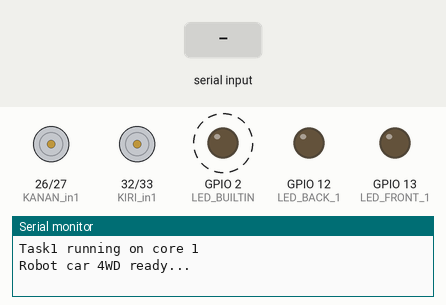
Bench run of a program on a simulated ESP32. Parts: motor-driver pin pairs drawn as motors (green arrow = first pin HIGH = forward, orange = second pin HIGH = backward, longer = more drive, scaled by the enable pin), output pins drawn as LEDs (lit = HIGH), the last lines printed to the serial monitor. Dashed ring = blinking. Inputs (shaded band) come from the test bench. Nothing arrives over Bluetooth unless stated.

Above: at 1.7 s.
1.8 s: "F" received over the second serial link
At 2.4 s:
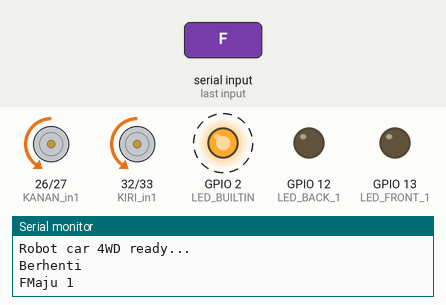
4.8 s: "B" received over the second serial link
At 5.4 s:
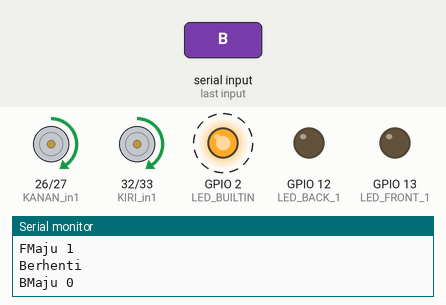
7.8 s: "R" received over the second serial link
At 8.4 s:
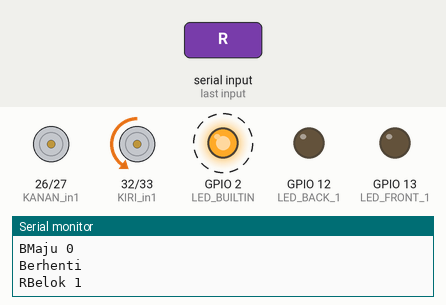
10.8 s: "L" received over the second serial link
At 11.3 s:
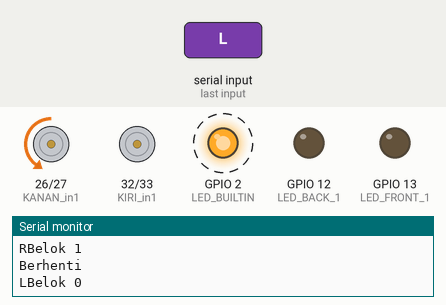
13.8 s: "I" received over the second serial link
At 14.4 s:
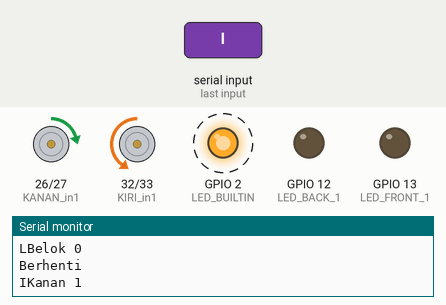
16.8 s: "G" received over the second serial link
At 17.4 s:
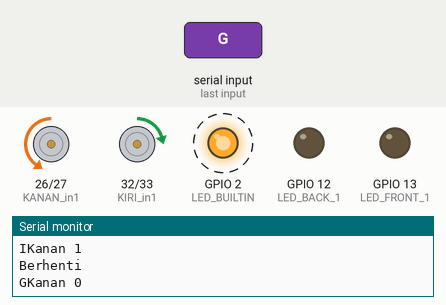
Timing chart, 0 to 20.8 s (numbered marks = the images above; inputs shaded):
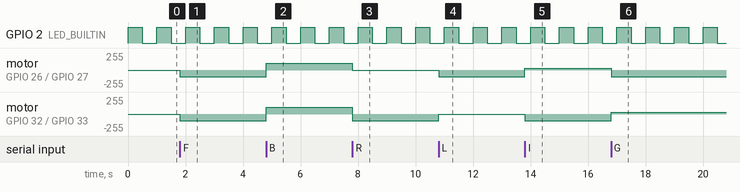

Measured:
- after the input at 1.8 s, motor on GPIO 26 (KANAN_in1) / GPIO 27 (KANAN_in2), motor on GPIO 32 (KIRI_in1) / GPIO 33 (KIRI_in2): stopped → backward 100/255 at once
- after the input at 4.8 s, motor on GPIO 26 (KANAN_in1) / GPIO 27 (KANAN_in2), motor on GPIO 32 (KIRI_in1) / GPIO 33 (KIRI_in2): backward 100/255 → forward 100/255 at once
- after the input at 7.8 s, motor on GPIO 26 (KANAN_in1) / GPIO 27 (KANAN_in2): forward 100/255 → stopped at once; motor on GPIO 32 (KIRI_in1) / GPIO 33 (KIRI_in2): forward 100/255 → backward 100/255 at once
- after the input at 10.8 s, motor on GPIO 26 (KANAN_in1) / GPIO 27 (KANAN_in2): stopped → backward 100/255 at once; motor on GPIO 32 (KIRI_in1) / GPIO 33 (KIRI_in2): backward 100/255 → stopped at once
- after the input at 13.8 s, motor on GPIO 26 (KANAN_in1) / GPIO 27 (KANAN_in2): backward 100/255 → forward 25/255 at once; motor on GPIO 32 (KIRI_in1) / GPIO 33 (KIRI_in2): stopped → backward 100/255 at once
- after the input at 16.8 s, motor on GPIO 26 (KANAN_in1) / GPIO 27 (KANAN_in2): forward 25/255 → backward 100/255 at once; motor on GPIO 32 (KIRI_in1) / GPIO 33 (KIRI_in2): backward 100/255 → forward 25/255 at once
- by itself, GPIO 2 (LED_BUILTIN): alternates HIGH for 0.50 s and LOW for 0.50 s

The program:

main.cpp
```cpp
#include <Arduino.h>
#include <BluetoothSerial.h>

#if !defined(CONFIG_BT_ENABLED) || !defined(CONFIG_BLUEDROID_ENABLED)
#error Bluetooth is not enabled! Please run `make menuconfig` to and enable it
#endif

BluetoothSerial serial;

// Motor kiri
#define KIRI_en 25
#define KIRI_in1 32
#define KIRI_in2 33
// Motor kanan
#define KANAN_en 14
#define KANAN_in1 26
#define KANAN_in2 27

#define LED_FRONT_1 13
#define LED_BACK_1 12
#define LED_HORN 15

int kecepatan = 100;
int command;
int speed_Coeff = 4;
boolean lightFront = false;
boolean lightBack = false;
boolean horn = false;

// Setting PWM properties
const int freq = 30000, freqBuzzer = 2000;
const int pwmChannel0 = 0;
const int pwmChannel1 = 1;
const int pwmChannel2 = 2;
const int resolution = 8;

TaskHandle_t blink;

/*
Semua roda maju ketika maju, semua diberikan HIGH
Semua roda mundur ketika mundur, semua diberikan LOW
*/
void arah(bool maju)
{
  Serial.print("Maju ");
  Serial.println(maju);
  // motor kiri
  digitalWrite(KIRI_in1, maju ? LOW : HIGH);
  digitalWrite(KIRI_in2, !maju ? LOW : HIGH);

  // motor kanan
  digitalWrite(KANAN_in1, maju ? LOW : HIGH);
  digitalWrite(KANAN_in2, !maju ? LOW : HIGH);
  ledcWrite(pwmChannel0, kecepatan);
  ledcWrite(pwmChannel1, kecepatan);
}

/*
Ketika belok kanan
Roda depan belakang sebelah kanan diam, sedangkan roda depan belakang sebelah kiri maju

Ketika belok kiri
Roda depan belakang sebelah kiri diam, sedangkan roda depan belakang sebelah kanan maju
*/
void belok(bool kanan)
{
  Serial.print("Belok ");
  Serial.println(kanan);
  digitalWrite(KIRI_in1, kanan ? LOW : LOW);
  digitalWrite(KIRI_in2, !kanan ? LOW : HIGH);

  digitalWrite(KANAN_in1, kanan ? LOW : LOW);
  digitalWrite(KANAN_in2, !kanan ? HIGH : LOW);
  ledcWrite(pwmChannel0, kecepatan);
  ledcWrite(pwmChannel1, kecepatan);
}

void belok_maju(bool kanan)
{
  Serial.print("Kanan ");
  Serial.println(kanan);
  digitalWrite(KIRI_in1, kanan ? LOW : HIGH);
  digitalWrite(KIRI_in2, !kanan ? LOW : HIGH);

  digitalWrite(KANAN_in1, kanan ? HIGH : LOW);
  digitalWrite(KANAN_in2, !kanan ? HIGH : LOW);
  ledcWrite(pwmChannel0, kanan ? (kecepatan) : (kecepatan / speed_Coeff));
  ledcWrite(pwmChannel1, !kanan ? (kecepatan) : (kecepatan / speed_Coeff));
}

void belok_mundur(bool kanan)
{
  Serial.print("Kanan ");
  Serial.println(kanan);
  digitalWrite(KIRI_in1, kanan ? HIGH : LOW);
  digitalWrite(KIRI_in2, !kanan ? HIGH : LOW);
  digitalWrite(KANAN_in1, kanan ? LOW : HIGH);
  digitalWrite(KANAN_in2, !kanan ? LOW : HIGH);
  ledcWrite(pwmChannel0, kanan ? (kecepatan) : (kecepatan / speed_Coeff));
  ledcWrite(pwmChannel1, !kanan ? (kecepatan) : (kecepatan / speed_Coeff));
}

void berhenti()
{
  Serial.println("Berhenti");
  digitalWrite(KIRI_in1, LOW);
  digitalWrite(KIRI_in2, LOW);
  digitalWrite(KANAN_in1, LOW);
  digitalWrite(KANAN_in2, LOW);
  ledcWrite(pwmChannel0, kecepatan);
  ledcWrite(pwmChannel1, kecepatan);
}

//Task1code: blinks an LED every 1000 ms
void Task1code(void *pvParameters)
{
  Serial.print("Task1 running on core ");
  Serial.println(xPortGetCoreID());

  for (;;)
  {
    digitalWrite(LED_BUILTIN, HIGH);
    delay(500);
    digitalWrite(LED_BUILTIN, LOW);
    delay(500);
  }
}

void setup()
{
  Serial.begin(115200);
  serial.begin("robot-car");

  pinMode(KIRI_en, OUTPUT);
  pinMode(KIRI_in1, OUTPUT);
  pinMode(KIRI_in2, OUTPUT);

  pinMode(KANAN_en, OUTPUT);
  pinMode(KANAN_in1, OUTPUT);
  pinMode(KANAN_in2, OUTPUT);

  pinMode(LED_FRONT_1, OUTPUT);
  pinMode(LED_BACK_1, OUTPUT);
  pinMode(LED_HORN, OUTPUT);
  pinMode(LED_BUILTIN, OUTPUT);

  ledcSetup(pwmChannel0, freq, resolution);
  ledcSetup(pwmChannel1, freq, resolution);
  ledcSetup(pwmChannel2, freqBuzzer, resolution);
  ledcAttachPin(KIRI_en, pwmChannel0);
  ledcAttachPin(KANAN_en, pwmChannel1);
  ledcAttachPin(LED_HORN, pwmChannel2);

  xTaskCreatePinnedToCore(Task1code, "Blink", 10000, NULL, 1, &blink, 0);
  delay(500);
  Serial.println("Robot car 4WD ready...");
}

void loop()
{
  if (serial.available())
  {
    command = serial.read();
    berhenti();
    Serial.write(command);

    if (lightFront)
    {
      Serial.println("Light front");
      digitalWrite(LED_FRONT_1, HIGH);
    }
    if (!lightFront)
    {
      digitalWrite(LED_FRONT_1, LOW);
    }

    if (lightBack)
    {
      Serial.println("Light back");
      digitalWrite(LED_BACK_1, HIGH);
    }
    if (!lightBack)
    {
      digitalWrite(LED_BACK_1, LOW);
    }

    if (horn)
    {
      Serial.println("Horn");
      ledcWriteTone(pwmChannel2, freqBuzzer);
    }
    if (!horn)
    {
      ledcWriteTone(pwmChannel2, LOW);
    }

    switch (command)
    {
    case 'F':
      arah(true);
      break;
    case 'B':
      arah(false);
      break;
    case 'R':
      belok(true);
      break;
    case 'L':
      belok(false);
      break;
    case 'I':
      belok_maju(true);
      break;
    case 'G':
      belok_maju(false);
      break;
    case 'J':
      belok_mundur(true);
      break;
    case 'H':
      belok_mundur(false);
      break;
    case '0':
      kecepatan = 100;
      break;
    case '1':
      kecepatan = 115;
      break;
    case '2':
      kecepatan = 130;
      break;
    case '3':
      kecepatan = 145;
      break;
    case '4':
      kecepatan = 160;
      break;
    case '5':
      kecepatan = 175;
      break;
    case '6':
      kecepatan = 190;
      break;
    case '7':
      kecepatan = 205;
      break;
    case '8':
      kecepatan = 220;
      break;
    case '9':
      kecepatan = 235;
      break;
    case 'q':
      kecepatan = 255;
      break;
    case 'W':
      lightFront = true;
      break;
    case 'w':
      lightFront = false;
      break;
    case 'U':
      lightBack = true;
      break;
    case 'u':
      lightBack = false;
      break;
    case 'V':
      horn = true;
      break;
    case 'v':
      horn = false;
      break;
    }
  }
}
```
